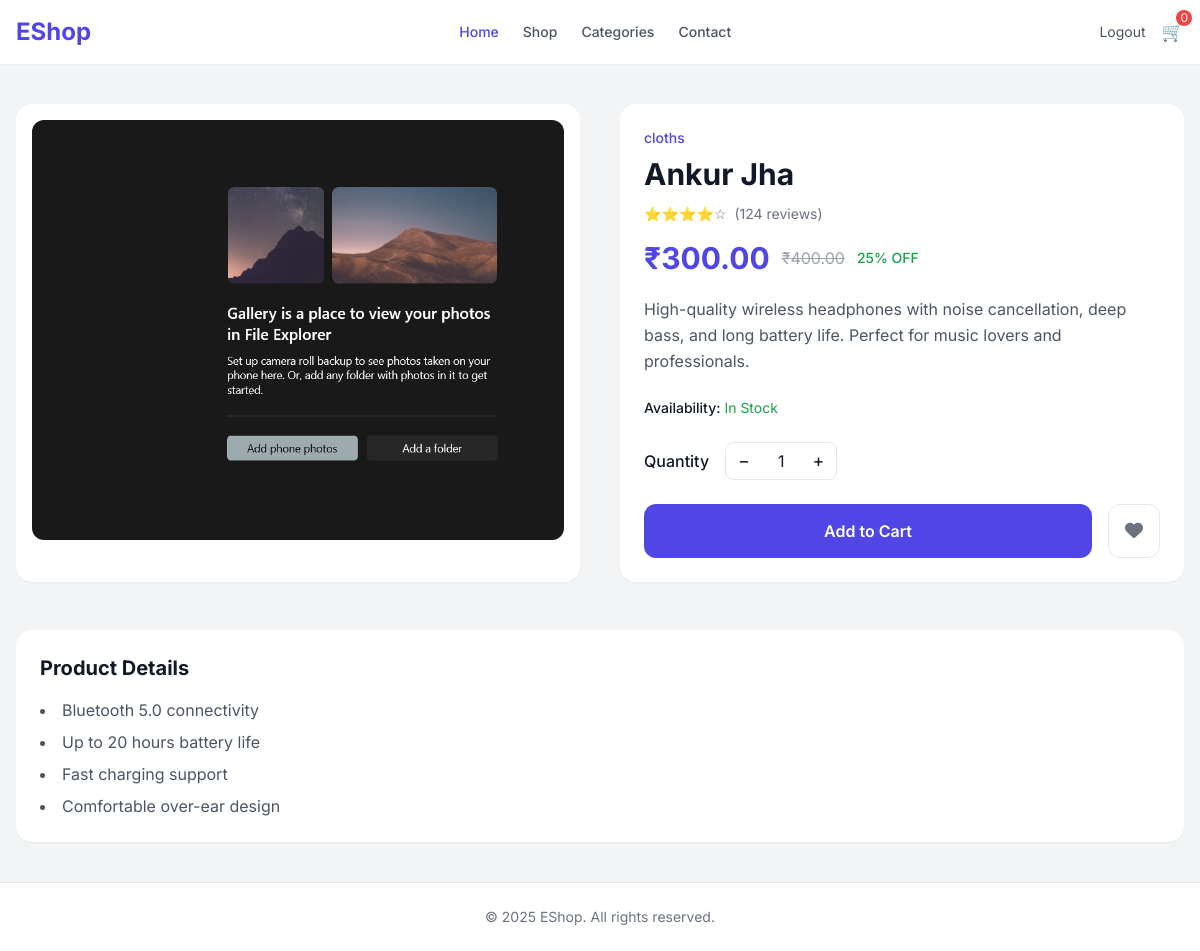
Before: /view/bgvfctvygbh/ (signed in) with the older database file.
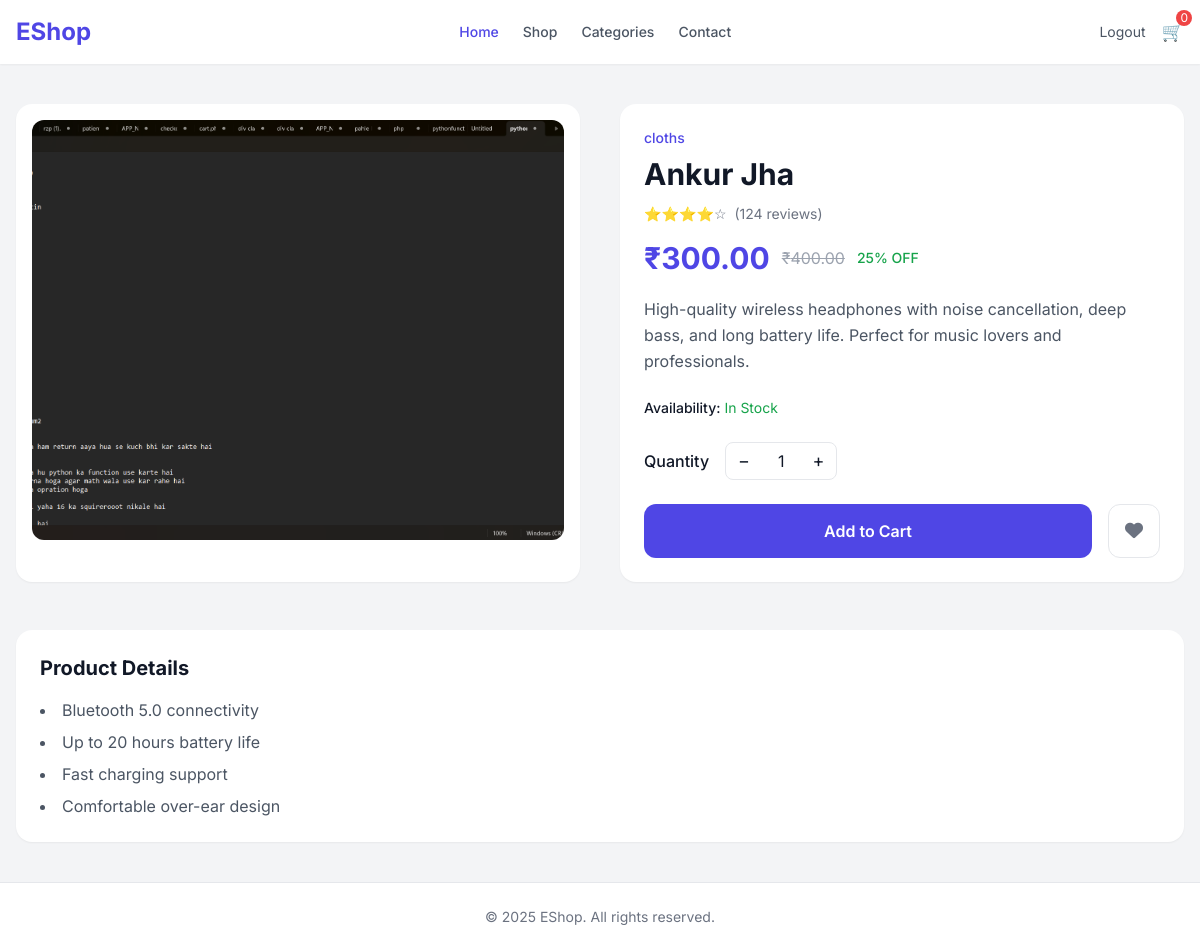
After: the same page with the newer database file.
### eshopapp/models.py (models this page shows, shortened)
class Product(models.Model):
    name = models.CharField(max_length=50)
    slug = models.CharField(unique=True, max_length=200)
    cat_id = models.ForeignKey(
        Category, on_delete=models.CASCADE, related_name="products"
    )
    mrp = models.DecimalField(max_digits=10, decimal_places=2)
    selling_price = models.DecimalField(max_digits=10, decimal_places=2)
    stock = models.IntegerField()
    image = models.ImageField(upload_to="photos/", null=True, blank=True)
    description = models.TextField()

class Category(models.Model):
    name = models.CharField(max_length=200)
    slug = models.SlugField(unique=True)
    parent_id = models.ForeignKey(
        "self", on_delete=models.CASCADE, null=True, blank=True, related_name="children"
    )
    created_at = models.DateTimeField(auto_now_add=True)
    def __str__(self):
        return self.name

### eshopapp/views.py (the view)
# urls.py: path("view/<slug:slug>/", productview, name="productview"),
def productview(request, slug):
    product = Product.objects.filter(slug=slug).first()
    user_id = request.user
    isWishlist = Wishlist.objects.filter(user_id=user_id, product_id=product).first()
    return render(
        request,
        "public/productview.html",
        {"product": product, "isWishlist": isWishlist},
    )

### eshopapp/templates/public/productview.html (shortened to what this page needs)
{% extends 'layout/publiclayout.html' %}
{% block content %}
  <section class="max-w-7xl mx-auto px-4 py-10">
    <div class="grid grid-cols-1 md:grid-cols-2 gap-10">
      <div class="bg-white rounded-2xl shadow-sm p-4">
        <img src="{{ product.image.url }}" alt="Product Image" class="w-full h-[420px] object-cover rounded-xl" />
      </div>
      <div class="bg-white rounded-2xl shadow-sm p-6">
        <p class="text-sm text-indigo-600 font-medium mb-2">{{ product.cat_id }}</p>
        <h1 class="text-3xl font-bold mb-3">{{ product.name }}</h1>
        <div class="flex items-center gap-2 text-sm text-gray-500 mb-4">
          ⭐⭐⭐⭐☆ <span>(124 reviews)</span>
        </div>
        <div class="flex items-center gap-3 mb-5">
          <span class="text-3xl font-bold text-indigo-600">₹{{ product.selling_price }}</span>
          <span class="text-gray-400 line-through">₹{{ product.mrp }}</span>
          <span class="text-green-600 text-sm font-medium">25% OFF</span>
        </div>
        <p class="text-gray-600 mb-6 leading-relaxed">High-quality wireless headphones with noise cancellation, deep bass, and long battery life. Perfect for music lovers and professionals.</p>
        <p class="text-sm mb-6">
          <span class="font-medium">Availability:</span>
          <span class="text-green-600">In Stock</span>
        </p>
        <div class="flex items-center gap-4 mb-6">
          <span class="font-medium">Quantity</span>
          <div class="flex items-center border rounded-lg">
            <button class="px-3 py-1 text-lg">−</button>
            <span class="px-4">1</span>
            <button class="px-3 py-1 text-lg">+</button>
          </div>
        </div>
        <div class="flex gap-4">
          <button class="flex-1 bg-indigo-600 text-white py-3 rounded-xl font-semibold hover:bg-indigo-700 transition">Add to Cart</button>
          {% if isWishlist %}
          <a href="{% url 'wishlistfunction' %}?product_id={{ product.id }}" class="flex items-center justify-center px-4 py-3 rounded-xl border hover:bg-gray-100 transition"><i class="fa-solid fa-heart text-red-500 text-lg"></i></a>
          {% else %}
          <a href="{% url 'wishlistfunction' %}?product_id={{ product.id }}" class="flex items-center justify-center px-4 py-3 rounded-xl border hover:bg-gray-100 transition"><i class="fa-solid fa-heart text-gray-500 text-lg"></i></a>
          {% endif %}
        </div>
      </div>
    </div>
    <div class="mt-12 bg-white rounded-2xl shadow-sm p-6">
      <h2 class="text-xl font-bold mb-4">Product Details</h2>
      <ul class="list-disc list-inside text-gray-600 space-y-2">
        <li>Bluetooth 5.0 connectivity</li>
        <li>Up to 20 hours battery life</li>
        <li>Fast charging support</li>
        <li>Comfortable over-ear design</li>
      </ul>
    </div>
  </section>
{% endblock %}

Changed rows visible on the page:
changed Product "Ankur Jha": image: a different picture
